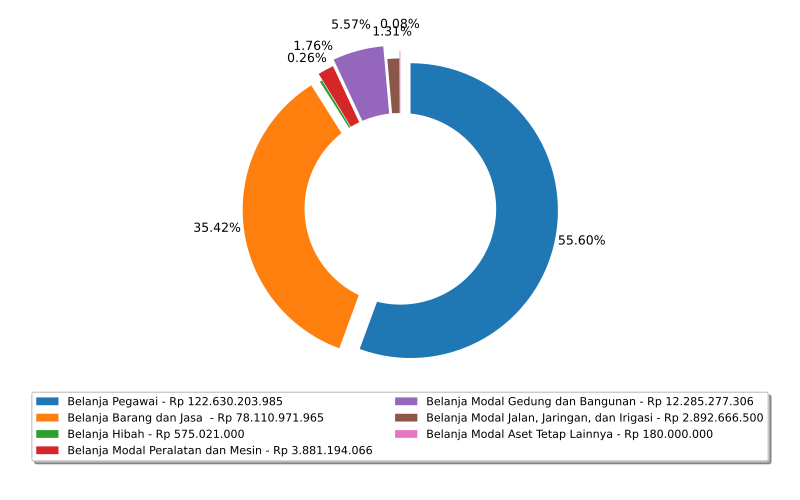

Generate this figure with Python:
import numpy as np
import matplotlib.pyplot as plt
import pandas
from textwrap import wrap
from matplotlib.ticker import FuncFormatter
import locale
locale.setlocale(locale.LC_ALL, 'id_ID.UTF8')
plt.rcParams['pdf.fonttype'] = 42

import sys, os, inspect
currentdir = os.path.dirname(os.path.abspath(inspect.getfile(inspect.currentframe())))
parentdir = os.path.dirname(currentdir)
sys.path.insert(0, parentdir)

berkasData = currentdir + '\\bab_04_03_dataAnggaran.csv'
berkasSimpan = currentdir + '\\bab_04_03_anggaranKesehatan.pdf'
# judulDiagram = 'Anggaran Kesehatan'

# read data file
colnames = ['jenisJaminan','jumlahPeserta']
data = pandas.read_csv(berkasData, names=colnames, sep=';')
labelJenis = data.jenisJaminan.tolist()
listJumlah = data.jumlahPeserta.tolist()
sliceJumlah = np.array(data.jumlahPeserta.tolist())
porcent = 100.*sliceJumlah/sliceJumlah.sum()

fig1, ax1 = plt.subplots()
# explodeTuple = (0.05, 0, 0.1, 0.0, 0.1, 0.3)
# patches, texts, autotexts = ax1.pie(listPagu, autopct='%.2f%%', pctdistance=0.85, explode=explodeTuple, startangle=80)
explodeTuple = (0.07, 0.07, 0.02, 0.07, 0.11, 0.02, 0.07)
patches, texts, autotexts = ax1.pie(listJumlah[0:7], autopct='%.2f%%', pctdistance=1.18, explode=explodeTuple, startangle=90, counterclock=False)

for t in autotexts:
    t.set_size(9)
# for i, a in enumerate(autotexts):
    # a.set_text("Rp {0:n}".format(listPagu[i]))
#autotexts[0].set_color('y')

centre_circle = plt.Circle((0,0),0.65,fc='white')
fig = plt.gcf()
fig.gca().add_artist(centre_circle)

#labels = ['{0} - {1:1.2f} %'.format(i,j) for i,j in zip(labelJenis, slicePagu)]
labels = ['{0} - Rp {1:n}'.format(i,j) for i,j in zip(labelJenis, sliceJumlah)]

sort_legend = False
if sort_legend:
    patches, labels, dummy =  zip(*sorted(zip(patches, labels, slicePagu),
                                          key=lambda labelJenis: labelJenis[2],
                                          reverse=True))


box = ax1.get_position()
ax1.set_position([box.x0, box.y0 + box.height * 0.1, box.width, box.height * 0.9])
plt.legend(patches, labels, loc='center', bbox_to_anchor=(0.5, -0.15),fontsize=8, fancybox=True, shadow=True, ncol=2)
		   
plt.axis('equal')

pyrfig = plt.figure(1)
# pyrfig.suptitle(judulDiagram)
pyrfig.set_figwidth(8)
pyrfig.set_figheight(5)
# tight_layout to make consistent size
# adjust subplot to make room for legend
fig.subplots_adjust(bottom=-0.15)
plt.tight_layout()
plt.savefig(berkasSimpan)
plt.close(pyrfig)
# plt.show()
